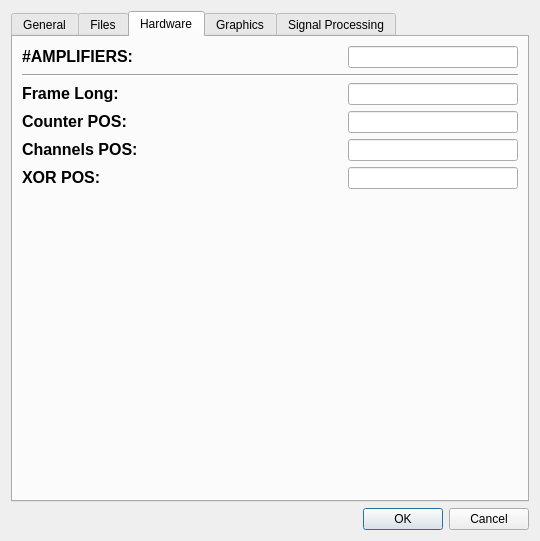
<?xml version="1.0" encoding="UTF-8"?>
<ui version="4.0">
 <class>Dialog</class>
 <widget class="QDialog" name="Dialog">
  <property name="geometry">
   <rect>
    <x>0</x>
    <y>0</y>
    <width>540</width>
    <height>541</height>
   </rect>
  </property>
  <property name="windowTitle">
   <string>Dialog</string>
  </property>
  <layout class="QGridLayout" name="gridLayout_3">
   <item row="1" column="0">
    <widget class="QLabel" name="error">
     <property name="sizePolicy">
      <sizepolicy hsizetype="Expanding" vsizetype="Preferred">
       <horstretch>0</horstretch>
       <verstretch>0</verstretch>
      </sizepolicy>
     </property>
     <property name="text">
      <string/>
     </property>
    </widget>
   </item>
   <item row="1" column="1">
    <widget class="QDialogButtonBox" name="buttonBox">
     <property name="sizePolicy">
      <sizepolicy hsizetype="Minimum" vsizetype="Fixed">
       <horstretch>0</horstretch>
       <verstretch>0</verstretch>
      </sizepolicy>
     </property>
     <property name="maximumSize">
      <size>
       <width>186</width>
       <height>16777215</height>
      </size>
     </property>
     <property name="orientation">
      <enum>Qt::Horizontal</enum>
     </property>
     <property name="standardButtons">
      <set>QDialogButtonBox::Cancel|QDialogButtonBox::Ok</set>
     </property>
    </widget>
   </item>
   <item row="0" column="0" colspan="2">
    <widget class="QTabWidget" name="tabWidget">
     <property name="currentIndex">
      <number>2</number>
     </property>
     <widget class="QWidget" name="General">
      <attribute name="title">
       <string>General</string>
      </attribute>
      <layout class="QGridLayout" name="gridLayout_2">
       <item row="0" column="2" colspan="3">
        <spacer name="horizontalSpacer">
         <property name="orientation">
          <enum>Qt::Horizontal</enum>
         </property>
         <property name="sizeHint" stdset="0">
          <size>
           <width>40</width>
           <height>20</height>
          </size>
         </property>
        </spacer>
       </item>
       <item row="7" column="0">
        <widget class="QLabel" name="load_file_label">
         <property name="text">
          <string/>
         </property>
        </widget>
       </item>
       <item row="1" column="1" colspan="4">
        <spacer name="horizontalSpacer_2">
         <property name="orientation">
          <enum>Qt::Horizontal</enum>
         </property>
         <property name="sizeHint" stdset="0">
          <size>
           <width>142</width>
           <height>20</height>
          </size>
         </property>
        </spacer>
       </item>
       <item row="5" column="3" colspan="2">
        <spacer name="horizontalSpacer_3">
         <property name="orientation">
          <enum>Qt::Horizontal</enum>
         </property>
         <property name="sizeHint" stdset="0">
          <size>
           <width>99</width>
           <height>20</height>
          </size>
         </property>
        </spacer>
       </item>
       <item row="6" column="5">
        <widget class="QPushButton" name="load_file_b">
         <property name="maximumSize">
          <size>
           <width>90</width>
           <height>16777215</height>
          </size>
         </property>
         <property name="text">
          <string>Search</string>
         </property>
         <property name="checkable">
          <bool>false</bool>
         </property>
         <property name="checked">
          <bool>false</bool>
         </property>
        </widget>
       </item>
       <item row="4" column="5" rowspan="2">
        <widget class="QCheckBox" name="offline_mode_cb">
         <property name="text">
          <string>Offline</string>
         </property>
        </widget>
       </item>
       <item row="2" column="3" colspan="2">
        <spacer name="horizontalSpacer_4">
         <property name="orientation">
          <enum>Qt::Horizontal</enum>
         </property>
         <property name="sizeHint" stdset="0">
          <size>
           <width>96</width>
           <height>20</height>
          </size>
         </property>
        </spacer>
       </item>
       <item row="0" column="0" colspan="2">
        <widget class="QLabel" name="label_3">
         <property name="text">
          <string>&lt;html&gt;&lt;head/&gt;&lt;body&gt;&lt;p&gt;&lt;span style=&quot; font-size:12pt; font-weight:600;&quot;&gt;Sampling rate:&lt;/span&gt;&lt;/p&gt;&lt;/body&gt;&lt;/html&gt;</string>
         </property>
        </widget>
       </item>
       <item row="1" column="0">
        <widget class="QLabel" name="label_5">
         <property name="text">
          <string>&lt;html&gt;&lt;head/&gt;&lt;body&gt;&lt;p&gt;&lt;span style=&quot; font-size:12pt; font-weight:600;&quot;&gt;#Channels:&lt;/span&gt;&lt;/p&gt;&lt;/body&gt;&lt;/html&gt;</string>
         </property>
        </widget>
       </item>
       <item row="0" column="5">
        <widget class="QComboBox" name="cb_freq">
         <property name="editable">
          <bool>false</bool>
         </property>
         <property name="duplicatesEnabled">
          <bool>true</bool>
         </property>
        </widget>
       </item>
       <item row="4" column="0" rowspan="2" colspan="2">
        <widget class="QLabel" name="label_4">
         <property name="text">
          <string>&lt;html&gt;&lt;head/&gt;&lt;body&gt;&lt;p&gt;&lt;span style=&quot; font-size:12pt; font-weight:600;&quot;&gt;Operation Mode:&lt;/span&gt;&lt;/p&gt;&lt;/body&gt;&lt;/html&gt;</string>
         </property>
        </widget>
       </item>
       <item row="4" column="3" colspan="2">
        <widget class="Line" name="line_2">
         <property name="orientation">
          <enum>Qt::Horizontal</enum>
         </property>
        </widget>
       </item>
       <item row="2" column="0" colspan="3">
        <widget class="QLabel" name="label_6">
         <property name="text">
          <string>&lt;!DOCTYPE HTML PUBLIC &quot;-//W3C//DTD HTML 4.0//EN&quot; &quot;http://www.w3.org/TR/REC-html40/strict.dtd&quot;&gt;
&lt;html&gt;&lt;head&gt;&lt;meta name=&quot;qrichtext&quot; content=&quot;1&quot; /&gt;&lt;style type=&quot;text/css&quot;&gt;
p, li { white-space: pre-wrap; }
&lt;/style&gt;&lt;/head&gt;&lt;body style=&quot; font-family:'Cantarell'; font-size:11pt; font-weight:400; font-style:normal;&quot;&gt;
&lt;p style=&quot; margin-top:0px; margin-bottom:0px; margin-left:0px; margin-right:0px; -qt-block-indent:0; text-indent:0px;&quot;&gt;&lt;span style=&quot; font-size:12pt; font-weight:600;&quot;&gt;Size Data Package&lt;/span&gt;&lt;/p&gt;&lt;/body&gt;&lt;/html&gt;</string>
         </property>
        </widget>
       </item>
       <item row="1" column="5">
        <widget class="QLineEdit" name="channels_line">
         <property name="text">
          <string/>
         </property>
         <property name="readOnly">
          <bool>false</bool>
         </property>
        </widget>
       </item>
       <item row="2" column="5">
        <widget class="QLineEdit" name="data_pack_line">
         <property name="text">
          <string/>
         </property>
         <property name="readOnly">
          <bool>false</bool>
         </property>
        </widget>
       </item>
       <item row="3" column="4">
        <spacer name="verticalSpacer_11">
         <property name="orientation">
          <enum>Qt::Vertical</enum>
         </property>
         <property name="sizeHint" stdset="0">
          <size>
           <width>20</width>
           <height>61</height>
          </size>
         </property>
        </spacer>
       </item>
       <item row="7" column="4">
        <spacer name="verticalSpacer">
         <property name="orientation">
          <enum>Qt::Vertical</enum>
         </property>
         <property name="sizeHint" stdset="0">
          <size>
           <width>20</width>
           <height>40</height>
          </size>
         </property>
        </spacer>
       </item>
      </layout>
     </widget>
     <widget class="QWidget" name="Files">
      <attribute name="title">
       <string>Files</string>
      </attribute>
      <layout class="QGridLayout" name="gridLayout">
       <item row="0" column="0">
        <widget class="QLabel" name="label">
         <property name="text">
          <string>&lt;html&gt;&lt;head/&gt;&lt;body&gt;&lt;p&gt;&lt;span style=&quot; font-size:12pt; font-weight:600;&quot;&gt;Save File Prefix:&lt;/span&gt;&lt;/p&gt;&lt;/body&gt;&lt;/html&gt;</string>
         </property>
        </widget>
       </item>
       <item row="1" column="0">
        <widget class="QLabel" name="save_file_label">
         <property name="text">
          <string/>
         </property>
        </widget>
       </item>
       <item row="1" column="1">
        <widget class="QPushButton" name="save_file_b">
         <property name="maximumSize">
          <size>
           <width>90</width>
           <height>16777215</height>
          </size>
         </property>
         <property name="text">
          <string>Search</string>
         </property>
         <property name="checkable">
          <bool>false</bool>
         </property>
         <property name="checked">
          <bool>false</bool>
         </property>
        </widget>
       </item>
       <item row="2" column="0">
        <spacer name="verticalSpacer_2">
         <property name="orientation">
          <enum>Qt::Vertical</enum>
         </property>
         <property name="sizeHint" stdset="0">
          <size>
           <width>20</width>
           <height>40</height>
          </size>
         </property>
        </spacer>
       </item>
      </layout>
     </widget>
     <widget class="QWidget" name="tab_2">
      <attribute name="title">
       <string>Hardware</string>
      </attribute>
      <layout class="QGridLayout" name="gridLayout_5">
       <item row="0" column="0">
        <widget class="QLabel" name="label_13">
         <property name="text">
          <string>&lt;html&gt;&lt;head/&gt;&lt;body&gt;&lt;p&gt;&lt;span style=&quot; font-size:12pt; font-weight:600;&quot;&gt;#AMPLIFIERS:&lt;/span&gt;&lt;/p&gt;&lt;/body&gt;&lt;/html&gt;</string>
         </property>
        </widget>
       </item>
       <item row="0" column="1" colspan="2">
        <spacer name="horizontalSpacer_11">
         <property name="orientation">
          <enum>Qt::Horizontal</enum>
         </property>
         <property name="sizeHint" stdset="0">
          <size>
           <width>145</width>
           <height>20</height>
          </size>
         </property>
        </spacer>
       </item>
       <item row="0" column="4">
        <widget class="QLineEdit" name="ampcount">
         <property name="inputMethodHints">
          <set>Qt::ImhDialableCharactersOnly|Qt::ImhDigitsOnly|Qt::ImhPreferNumbers</set>
         </property>
         <property name="text">
          <string/>
         </property>
        </widget>
       </item>
       <item row="1" column="0" colspan="5">
        <widget class="Line" name="line_3">
         <property name="orientation">
          <enum>Qt::Horizontal</enum>
         </property>
        </widget>
       </item>
       <item row="2" column="0">
        <widget class="QLabel" name="label_10">
         <property name="text">
          <string>&lt;html&gt;&lt;head/&gt;&lt;body&gt;&lt;p&gt;&lt;span style=&quot; font-size:12pt; font-weight:600;&quot;&gt;Frame Long:&lt;/span&gt;&lt;/p&gt;&lt;/body&gt;&lt;/html&gt;</string>
         </property>
        </widget>
       </item>
       <item row="2" column="2">
        <spacer name="horizontalSpacer_7">
         <property name="orientation">
          <enum>Qt::Horizontal</enum>
         </property>
         <property name="sizeHint" stdset="0">
          <size>
           <width>90</width>
           <height>20</height>
          </size>
         </property>
        </spacer>
       </item>
       <item row="2" column="4">
        <widget class="QLineEdit" name="frame_l"/>
       </item>
       <item row="3" column="0">
        <widget class="QLabel" name="label_8">
         <property name="text">
          <string>&lt;html&gt;&lt;head/&gt;&lt;body&gt;&lt;p&gt;&lt;span style=&quot; font-size:12pt; font-weight:600;&quot;&gt;Counter POS:&lt;/span&gt;&lt;/p&gt;&lt;/body&gt;&lt;/html&gt;</string>
         </property>
        </widget>
       </item>
       <item row="3" column="2">
        <spacer name="horizontalSpacer_8">
         <property name="orientation">
          <enum>Qt::Horizontal</enum>
         </property>
         <property name="sizeHint" stdset="0">
          <size>
           <width>90</width>
           <height>20</height>
          </size>
         </property>
        </spacer>
       </item>
       <item row="3" column="4">
        <widget class="QLineEdit" name="counter_pos"/>
       </item>
       <item row="4" column="0" colspan="2">
        <widget class="QLabel" name="label_9">
         <property name="text">
          <string>&lt;html&gt;&lt;head/&gt;&lt;body&gt;&lt;p&gt;&lt;span style=&quot; font-size:12pt; font-weight:600;&quot;&gt;Channels POS:&lt;/span&gt;&lt;/p&gt;&lt;/body&gt;&lt;/html&gt;</string>
         </property>
        </widget>
       </item>
       <item row="4" column="2">
        <spacer name="horizontalSpacer_9">
         <property name="orientation">
          <enum>Qt::Horizontal</enum>
         </property>
         <property name="sizeHint" stdset="0">
          <size>
           <width>119</width>
           <height>20</height>
          </size>
         </property>
        </spacer>
       </item>
       <item row="4" column="4">
        <widget class="QLineEdit" name="channels_pos"/>
       </item>
       <item row="5" column="0">
        <widget class="QLabel" name="label_7">
         <property name="text">
          <string>&lt;html&gt;&lt;head/&gt;&lt;body&gt;&lt;p&gt;&lt;span style=&quot; font-size:12pt; font-weight:600;&quot;&gt;XOR POS:&lt;/span&gt;&lt;/p&gt;&lt;/body&gt;&lt;/html&gt;</string>
         </property>
        </widget>
       </item>
       <item row="5" column="2">
        <spacer name="horizontalSpacer_10">
         <property name="orientation">
          <enum>Qt::Horizontal</enum>
         </property>
         <property name="sizeHint" stdset="0">
          <size>
           <width>119</width>
           <height>20</height>
          </size>
         </property>
        </spacer>
       </item>
       <item row="5" column="4">
        <widget class="QLineEdit" name="xor_pos">
         <property name="inputMethodHints">
          <set>Qt::ImhDialableCharactersOnly|Qt::ImhDigitsOnly|Qt::ImhPreferNumbers</set>
         </property>
         <property name="text">
          <string/>
         </property>
        </widget>
       </item>
       <item row="6" column="3">
        <spacer name="verticalSpacer_4">
         <property name="orientation">
          <enum>Qt::Vertical</enum>
         </property>
         <property name="sizeHint" stdset="0">
          <size>
           <width>20</width>
           <height>192</height>
          </size>
         </property>
        </spacer>
       </item>
      </layout>
     </widget>
     <widget class="QWidget" name="tab">
      <attribute name="title">
       <string>Graphics</string>
      </attribute>
      <layout class="QGridLayout" name="gridLayout_4">
       <item row="0" column="1" colspan="3">
        <spacer name="horizontalSpacer_5">
         <property name="orientation">
          <enum>Qt::Horizontal</enum>
         </property>
         <property name="sizeHint" stdset="0">
          <size>
           <width>191</width>
           <height>20</height>
          </size>
         </property>
        </spacer>
       </item>
       <item row="1" column="0" colspan="2">
        <widget class="QLabel" name="label_2">
         <property name="text">
          <string>&lt;html&gt;&lt;head/&gt;&lt;body&gt;&lt;p&gt;&lt;span style=&quot; font-size:12pt; font-weight:600;&quot;&gt;Number of Rows:&lt;/span&gt;&lt;/p&gt;&lt;/body&gt;&lt;/html&gt;</string>
         </property>
        </widget>
       </item>
       <item row="1" column="3">
        <spacer name="horizontalSpacer_6">
         <property name="orientation">
          <enum>Qt::Horizontal</enum>
         </property>
         <property name="sizeHint" stdset="0">
          <size>
           <width>156</width>
           <height>20</height>
          </size>
         </property>
        </spacer>
       </item>
       <item row="1" column="4">
        <widget class="QSpinBox" name="rows_cb">
         <property name="minimum">
          <number>1</number>
         </property>
        </widget>
       </item>
       <item row="2" column="2">
        <spacer name="verticalSpacer_3">
         <property name="orientation">
          <enum>Qt::Vertical</enum>
         </property>
         <property name="sizeHint" stdset="0">
          <size>
           <width>20</width>
           <height>271</height>
          </size>
         </property>
        </spacer>
       </item>
       <item row="0" column="0">
        <widget class="QCheckBox" name="two_win_cb">
         <property name="font">
          <font>
           <pointsize>12</pointsize>
           <weight>75</weight>
           <bold>true</bold>
          </font>
         </property>
         <property name="text">
          <string>Two Windows</string>
         </property>
        </widget>
       </item>
      </layout>
     </widget>
     <widget class="QWidget" name="tab_3">
      <attribute name="title">
       <string>Signal Processing</string>
      </attribute>
      <layout class="QGridLayout" name="gridLayout_10">
       <item row="0" column="0" colspan="2">
        <widget class="QLabel" name="label_11">
         <property name="text">
          <string>&lt;html&gt;&lt;head/&gt;&lt;body&gt;&lt;p&gt;&lt;span style=&quot; font-size:12pt; font-weight:600;&quot;&gt;High Pass[Hz]:&lt;/span&gt;&lt;/p&gt;&lt;/body&gt;&lt;/html&gt;</string>
         </property>
        </widget>
       </item>
       <item row="0" column="2" colspan="2">
        <spacer name="horizontalSpacer_21">
         <property name="orientation">
          <enum>Qt::Horizontal</enum>
         </property>
         <property name="sizeHint" stdset="0">
          <size>
           <width>141</width>
           <height>20</height>
          </size>
         </property>
        </spacer>
       </item>
       <item row="0" column="4">
        <widget class="QLineEdit" name="hp_line">
         <property name="text">
          <string/>
         </property>
         <property name="readOnly">
          <bool>false</bool>
         </property>
        </widget>
       </item>
       <item row="1" column="0">
        <widget class="QLabel" name="label_12">
         <property name="text">
          <string>&lt;html&gt;&lt;head/&gt;&lt;body&gt;&lt;p&gt;&lt;span style=&quot; font-size:12pt; font-weight:600;&quot;&gt;Window Type:&lt;/span&gt;&lt;/p&gt;&lt;/body&gt;&lt;/html&gt;</string>
         </property>
        </widget>
       </item>
       <item row="1" column="2" rowspan="2" colspan="2">
        <spacer name="horizontalSpacer_22">
         <property name="orientation">
          <enum>Qt::Horizontal</enum>
         </property>
         <property name="sizeHint" stdset="0">
          <size>
           <width>141</width>
           <height>20</height>
          </size>
         </property>
        </spacer>
       </item>
       <item row="1" column="4">
        <widget class="QComboBox" name="cb_win">
         <property name="editable">
          <bool>false</bool>
         </property>
         <property name="duplicatesEnabled">
          <bool>true</bool>
         </property>
        </widget>
       </item>
       <item row="2" column="0" rowspan="2">
        <widget class="QLabel" name="label_27">
         <property name="text">
          <string>&lt;html&gt;&lt;head/&gt;&lt;body&gt;&lt;p&gt;&lt;span style=&quot; font-size:12pt; font-weight:600;&quot;&gt;Filter Length:&lt;/span&gt;&lt;/p&gt;&lt;/body&gt;&lt;/html&gt;</string>
         </property>
        </widget>
       </item>
       <item row="3" column="2" colspan="2">
        <spacer name="horizontalSpacer_23">
         <property name="orientation">
          <enum>Qt::Horizontal</enum>
         </property>
         <property name="sizeHint" stdset="0">
          <size>
           <width>141</width>
           <height>20</height>
          </size>
         </property>
        </spacer>
       </item>
       <item row="3" column="4">
        <widget class="QLineEdit" name="filter_l_line">
         <property name="text">
          <string/>
         </property>
         <property name="readOnly">
          <bool>false</bool>
         </property>
        </widget>
       </item>
       <item row="4" column="1" rowspan="2" colspan="4">
        <widget class="Line" name="line">
         <property name="orientation">
          <enum>Qt::Horizontal</enum>
         </property>
        </widget>
       </item>
       <item row="5" column="3">
        <spacer name="verticalSpacer_10">
         <property name="orientation">
          <enum>Qt::Vertical</enum>
         </property>
         <property name="sizeHint" stdset="0">
          <size>
           <width>20</width>
           <height>69</height>
          </size>
         </property>
        </spacer>
       </item>
       <item row="6" column="0" colspan="2">
        <widget class="QCheckBox" name="band_pass_cb">
         <property name="font">
          <font>
           <pointsize>12</pointsize>
           <weight>75</weight>
           <bold>true</bold>
          </font>
         </property>
         <property name="text">
          <string>Band Pass</string>
         </property>
        </widget>
       </item>
       <item row="7" column="0" colspan="2">
        <widget class="QLabel" name="label_15">
         <property name="text">
          <string>&lt;html&gt;&lt;head/&gt;&lt;body&gt;&lt;p&gt;&lt;span style=&quot; font-size:12pt; font-weight:600;&quot;&gt;Low Pass[Hz]:&lt;/span&gt;&lt;/p&gt;&lt;/body&gt;&lt;/html&gt;</string>
         </property>
        </widget>
       </item>
       <item row="8" column="3">
        <spacer name="verticalSpacer_9">
         <property name="orientation">
          <enum>Qt::Vertical</enum>
         </property>
         <property name="sizeHint" stdset="0">
          <size>
           <width>20</width>
           <height>69</height>
          </size>
         </property>
        </spacer>
       </item>
       <item row="7" column="4">
        <widget class="QLineEdit" name="lp_line">
         <property name="text">
          <string/>
         </property>
         <property name="readOnly">
          <bool>false</bool>
         </property>
        </widget>
       </item>
       <item row="7" column="3">
        <spacer name="horizontalSpacer_24">
         <property name="orientation">
          <enum>Qt::Horizontal</enum>
         </property>
         <property name="sizeHint" stdset="0">
          <size>
           <width>40</width>
           <height>20</height>
          </size>
         </property>
        </spacer>
       </item>
      </layout>
     </widget>
    </widget>
   </item>
  </layout>
 </widget>
 <resources/>
 <connections>
  <connection>
   <sender>buttonBox</sender>
   <signal>accepted()</signal>
   <receiver>Dialog</receiver>
   <slot>My_accept()</slot>
   <hints>
    <hint type="sourcelabel">
     <x>248</x>
     <y>254</y>
    </hint>
    <hint type="destinationlabel">
     <x>157</x>
     <y>274</y>
    </hint>
   </hints>
  </connection>
  <connection>
   <sender>buttonBox</sender>
   <signal>rejected()</signal>
   <receiver>Dialog</receiver>
   <slot>reject()</slot>
   <hints>
    <hint type="sourcelabel">
     <x>316</x>
     <y>260</y>
    </hint>
    <hint type="destinationlabel">
     <x>286</x>
     <y>274</y>
    </hint>
   </hints>
  </connection>
  <connection>
   <sender>save_file_b</sender>
   <signal>clicked()</signal>
   <receiver>Dialog</receiver>
   <slot>change_save_file()</slot>
   <hints>
    <hint type="sourcelabel">
     <x>361</x>
     <y>96</y>
    </hint>
    <hint type="destinationlabel">
     <x>213</x>
     <y>226</y>
    </hint>
   </hints>
  </connection>
  <connection>
   <sender>offline_mode_cb</sender>
   <signal>clicked(bool)</signal>
   <receiver>Dialog</receiver>
   <slot>change_mode()</slot>
   <hints>
    <hint type="sourcelabel">
     <x>333</x>
     <y>102</y>
    </hint>
    <hint type="destinationlabel">
     <x>213</x>
     <y>226</y>
    </hint>
   </hints>
  </connection>
  <connection>
   <sender>load_file_b</sender>
   <signal>clicked()</signal>
   <receiver>Dialog</receiver>
   <slot>change_load_file()</slot>
   <hints>
    <hint type="sourcelabel">
     <x>365</x>
     <y>189</y>
    </hint>
    <hint type="destinationlabel">
     <x>213</x>
     <y>226</y>
    </hint>
   </hints>
  </connection>
  <connection>
   <sender>band_pass_cb</sender>
   <signal>clicked(bool)</signal>
   <receiver>Dialog</receiver>
   <slot>change_filter_mode()</slot>
   <hints>
    <hint type="sourcelabel">
     <x>77</x>
     <y>267</y>
    </hint>
    <hint type="destinationlabel">
     <x>228</x>
     <y>226</y>
    </hint>
   </hints>
  </connection>
 </connections>
 <slots>
  <slot>My_accept()</slot>
  <slot>change_save_file()</slot>
  <slot>change_mode()</slot>
  <slot>change_load_file()</slot>
  <slot>change_filter_mode()</slot>
 </slots>
</ui>
